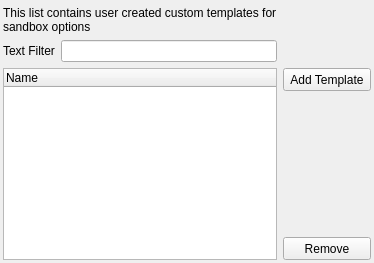
           <widget class="QWidget" name="tabLocalTemplates">
            <attribute name="title">
             <string>Local Templates</string>
            </attribute>
            <layout class="QGridLayout" name="gridLayout_26">
             <property name="leftMargin">
              <number>3</number>
             </property>
             <property name="topMargin">
              <number>6</number>
             </property>
             <property name="rightMargin">
              <number>3</number>
             </property>
             <property name="bottomMargin">
              <number>3</number>
             </property>
             <item row="0" column="0">
              <layout class="QGridLayout" name="gridLayout_25">
               <item row="4" column="2">
                <widget class="QToolButton" name="btnDelTemplate">
                 <property name="sizePolicy">
                  <sizepolicy hsizetype="Preferred" vsizetype="Fixed">
                   <horstretch>0</horstretch>
                   <verstretch>0</verstretch>
                  </sizepolicy>
                 </property>
                 <property name="minimumSize">
                  <size>
                   <width>0</width>
                   <height>23</height>
                  </size>
                 </property>
                 <property name="text">
                  <string>Remove</string>
                 </property>
                </widget>
               </item>
               <item row="2" column="2">
                <widget class="QToolButton" name="btnAddTemplate">
                 <property name="sizePolicy">
                  <sizepolicy hsizetype="Preferred" vsizetype="Fixed">
                   <horstretch>0</horstretch>
                   <verstretch>0</verstretch>
                  </sizepolicy>
                 </property>
                 <property name="minimumSize">
                  <size>
                   <width>0</width>
                   <height>23</height>
                  </size>
                 </property>
                 <property name="text">
                  <string>Add Template</string>
                 </property>
                </widget>
               </item>
               <item row="3" column="2">
                <spacer name="verticalSpacer_20">
                 <property name="orientation">
                  <enum>Qt::Vertical</enum>
                 </property>
                 <property name="sizeHint" stdset="0">
                  <size>
                   <width>20</width>
                   <height>40</height>
                  </size>
                 </property>
                </spacer>
               </item>
               <item row="1" column="0">
                <widget class="QLabel" name="label_18">
                 <property name="text">
                  <string>Text Filter</string>
                 </property>
                </widget>
               </item>
               <item row="1" column="1">
                <widget class="QLineEdit" name="txtTemplates"/>
               </item>
               <item row="2" column="0" rowspan="3" colspan="2">
                <widget class="QTreeWidget" name="treeTemplates">
                 <property name="selectionMode">
                  <enum>QAbstractItemView::ExtendedSelection</enum>
                 </property>
                 <column>
                  <property name="text">
                   <string>Name</string>
                  </property>
                 </column>
                </widget>
               </item>
               <item row="0" column="0" colspan="2">
                <widget class="QLabel" name="label_10">
                 <property name="text">
                  <string>This list contains user created custom templates for sandbox options</string>
                 </property>
                 <property name="wordWrap">
                  <bool>true</bool>
                 </property>
                </widget>
               </item>
              </layout>
             </item>
            </layout>
           </widget>
